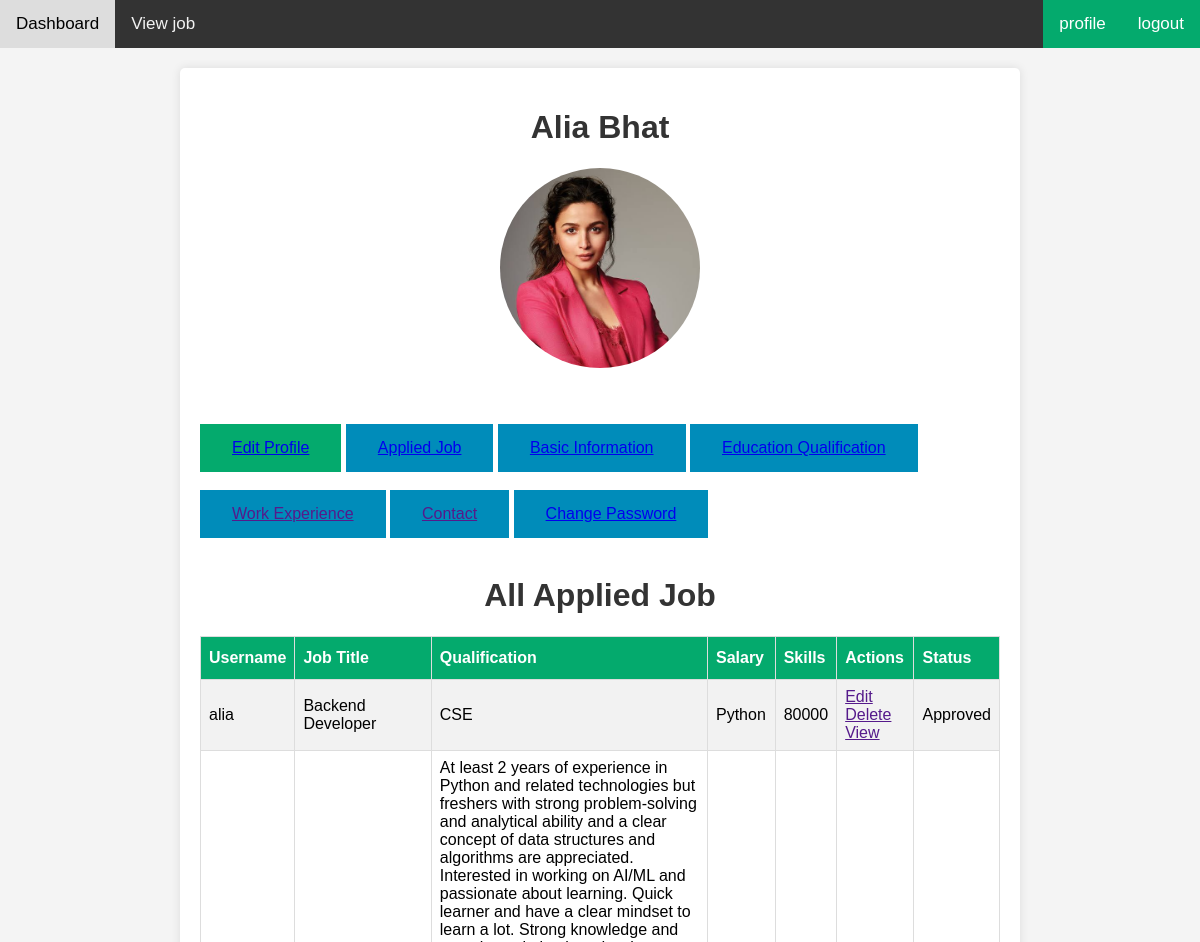
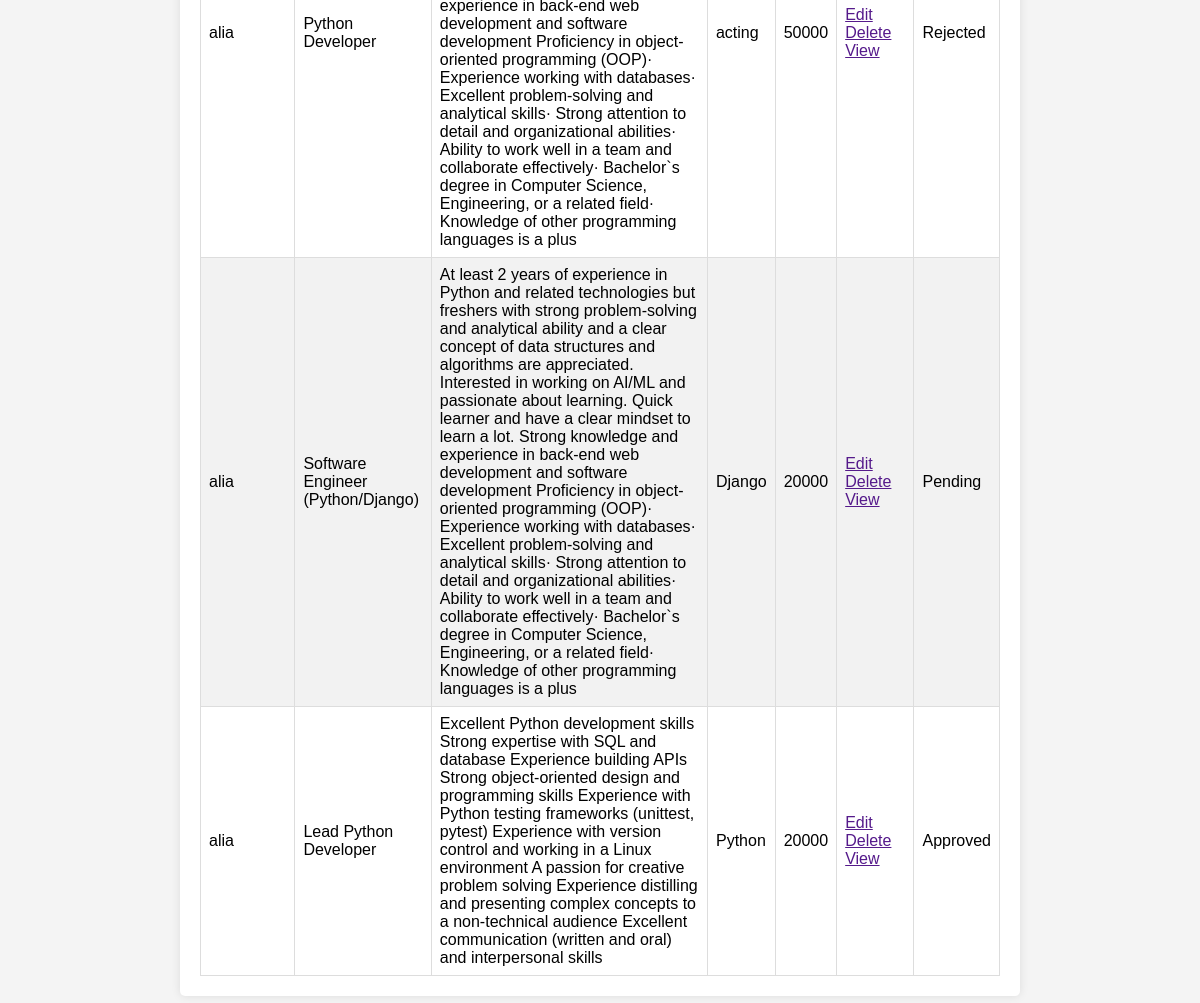
The app's page /appliedjobbySeeker/ (signed in) with its own data (2 pictures, top to bottom).
### jobPortalApp/models.py (models this page shows, shortened)
class customUserModel(AbstractUser):
    profile_picture = models.ImageField(upload_to='media/profilePic')
    GENDER = [
        ('male', 'Male'),
        ('female', 'Female'),
        ('other', 'Other'),
    ]
    gender = models.CharField(choices=GENDER, max_length=100)
    address = models.CharField(max_length=100)
    date_of_birth = models.DateField(auto_now_add=True)
    USER_TYPE = [
        ('recruiter', 'Job_Recruiter'),
        ('seeker', 'Job_Seeker'),
    ]
    user_type = models.CharField(choices=USER_TYPE, max_length=100)

class jobApplyModel(models.Model):
    applicant=models.ForeignKey(customUserModel,on_delete=models.CASCADE,null=True)
    job=models.ForeignKey(job_model,on_delete=models.CASCADE,null=True)
    skills=models.CharField(max_length=40)
    profile_picture=models.ImageField(upload_to="media/seeker_image",null=True)
    resume=models.FileField(upload_to="media/seeker_resume",null=True)
    qualification=models.TextField(max_length=500,null=True)
    status=models.CharField(max_length=100,default="Pending")

class job_model(models.Model):
    job_titel=models.CharField(max_length=40)
    company_name=models.CharField(max_length=40)
    address=models.CharField(max_length=40)
    job_desciption=models.CharField(max_length=40)
    company_desciption=models.CharField(max_length=40)
    qualification=models.CharField(max_length=40)
    salary=models.CharField(max_length=40)
    created_by = models.ForeignKey(customUserModel, on_delete=models.CASCADE,null=True)

### jobPortalProject/views.py (the view)
# urls.py: path('appliedjobbySeeker/', appliedjobbySeeker, name = 'appliedjobbySeeker'),
@login_required
def appliedjobbySeeker(request):
    current_user=request.user
    applyjob=jobApplyModel.objects.filter(applicant=current_user)
    context={
        "applyjob":applyjob,
    }
    return render(request,"appliedjobbySeeker.html",context)

### template/appliedjobbySeeker.html (shortened to what this page needs)
{% extends 'profile.html' %}
{% block basicinformation %}
<!DOCTYPE html>
<html>
<head>
</head>
<body>
<h1>All Applied Job</h1>
<table id="customers">
  <tr>
    <th>Username</th>
    <th>Job Title</th>
    <th>Qualification</th>
    <th>Salary</th>
    <th>Skills</th>
    <th>Actions</th>
    <th>Status</th>
  </tr>
  {% for i in applyjob %}
  <tr>
    <td>{{i.applicant.username}}</td>
    <td>{{i.job.job_titel}}</td>
    <td>{{i.job.qualification}}</td>
    <td>{{i.skills}}</td>
    <td>{{i.job.salary}}</td>
    <td>
        <a href="">Edit</a>
        <a href="">Delete</a>
        <a href="">View</a>
    </td>
    <td>
      {{i.status}}
    </td>
  </tr>
  {% endfor %}
</table>
</body>
</html>
{% endblock basicinformation %}

### template/profile.html (shortened to what this page needs)
{% extends 'index.html' %}
{% block content %}
<!DOCTYPE html>
<html lang="en">
<head>
</head>
<body>
    <div class="container">
        <h1>{{user.first_name}} {{user.last_name}}</h1>
        <img class="profile-picture" src="/{{user.profile_picture}}" alt="Profile Picture">
        <br>
        <br>
        <button class="button"><a href=" {% url 'editProfilePage' %} ">Edit Profile</a></button>
        {% if user.user_type == 'recruiter' %}
        <button class="button button3"><a href=" {% url 'jobPosterbyRecruiter' %} ">Posted Job</a></button>
        {% elif  user.user_type == 'seeker' %}
        <button class="button button2"><a href=" {% url 'appliedjobbySeeker' %} ">Applied Job</a></button>
        <button class="button button2"><a href=" {% url 'BasicInformation' %} ">Basic Information</a></button>
        <button class="button button2"><a href=" {% url 'EducationQualification' %} ">Education Qualification</a></button>
        <br>
        <br>
        <button class="button button2"><a href="">Work Experience</a></button>
        <button class="button button2"><a href="">Contact</a></button>
        {% endif %}
        <button class="button button2"><a href=" {% url 'changePasswordPage' %} ">Change Password</a></button>
        <br>
        <br>
        <div>
            {% block basicinformation %}
            {% endblock basicinformation %}
    </div>
</body>
</html>
{% endblock content %}

### template/index.html (shortened to what this page needs)
<!DOCTYPE html>
<html lang="en">
<head>
</head>
<body>
    {% include 'navbar.html' %}
    {% block content %}
    {% endblock content %}
</body>
</html>

### template/navbar.html (shortened to what this page needs)
<!DOCTYPE html>
<html>
<head>
</head>
<body>
<div class="topnav">
  <a class="active" href="{% url 'dashboard' %}">Dashboard</a>
{% if user.user_type == 'seeker' %}
  <a href="{% url 'viewslist' %}">View job</a>
{% endif %}
  <a href="{% url 'logoutfn' %}" class="split">logout</a>
  <a href="{% url 'profile' %}" class="split">profile</a>
</div>
</body>
</html>

### template/navbar.html (style rules this page uses)
body { margin: 0; font-family: Arial, Helvetica, sans-serif; }
.topnav { overflow: hidden; background-color: #333; }
.topnav a { float: left; color: #f2f2f2; text-align: center; padding: 14px 16px; text-decoration: none; font-size: 17px; }
.topnav a.split { float: right; background-color: #04AA6D; color: white; }

### template/profile.html (style rules this page uses)
body { font-family: Arial, sans-serif; margin: 0; padding: 0; background-color: #f4f4f4; }
.container { max-width: 800px; margin: 20px auto; padding: 20px; background-color: #fff; border-radius: 5px; box-shadow: 0 0 10px rgba(0, 0, 0, 0.1); }
h1 { text-align: center; color: #333; }
.profile-picture { display: block; margin: 0 auto 20px; width: 200px; height: 200px; border-radius: 50%; object-fit: cover; }
.button { background-color: #04AA6D; border: none; color: white; padding: 15px 32px; text-align: center; text-decoration: none; display: inline-block; font-size: 16px; }
.button2 { background-color: #008CBA; }

### template/appliedjobbySeeker.html (style rules this page uses)
#customers { font-family: Arial, Helvetica, sans-serif; border-collapse: collapse; width: 100%; }
#customers td, #customers th { border: 1px solid #ddd; padding: 8px; }
#customers tr:nth-child(even) { background-color: #f2f2f2; }
#customers th { padding-top: 12px; padding-bottom: 12px; text-align: left; background-color: #04AA6D; color: white; }

### records on screen
customUserModel: first_name "Alia", last_name "Bhat", profile_picture (picture)
jobApplyModel: applicant.username "alia", job.job_titel "Backend Developer", job.qualification "CSE", skills "Python", job.salary "80000", status "Approved"
jobApplyModel: applicant.username "alia", job.job_titel "Python Developer", job.qualification "At least 2 years of experience in Python and related technologies but freshers with strong problem-solving and analytical ability and a clear concept of data structures and algorithms are appreciated. Interested in working on AI/ML and passionate about learning. Quick learner and have a clear mindset to learn a lot. Strong knowledge and experience in back-end web development and software development Proficiency in object-oriented programming (OOP)· Experience working with databases· Excellent problem-solving and analytical skills· Strong attention to detail and organizational abilities· Ability to work well in a team and collaborate effectively· Bachelor`s degree in Computer Science,…", skills "acting", job.salary "50000", status "Rejected"
jobApplyModel: applicant.username "alia", job.job_titel "Software Engineer (Python/Django)", job.qualification "At least 2 years of experience in Python and related technologies but freshers with strong problem-solving and analytical ability and a clear concept of data structures and algorithms are appreciated. Interested in working on AI/ML and passionate about learning. Quick learner and have a clear mindset to learn a lot. Strong knowledge and experience in back-end web development and software development Proficiency in object-oriented programming (OOP)· Experience working with databases· Excellent problem-solving and analytical skills· Strong attention to detail and organizational abilities· Ability to work well in a team and collaborate effectively· Bachelor`s degree in Computer Science,…", skills "Django", job.salary "20000", status "Pending"
jobApplyModel: applicant.username "alia", job.job_titel "Lead Python Developer", job.qualification "Excellent Python development skills Strong expertise with SQL and database Experience building APIs Strong object-oriented design and programming skills Experience with Python testing frameworks (unittest, pytest) Experience with version control and working in a Linux environment A passion for creative problem solving Experience distilling and presenting complex concepts to a non-technical audience Excellent communication (written and oral) and interpersonal skills", skills "Python", job.salary "20000", status "Approved"
